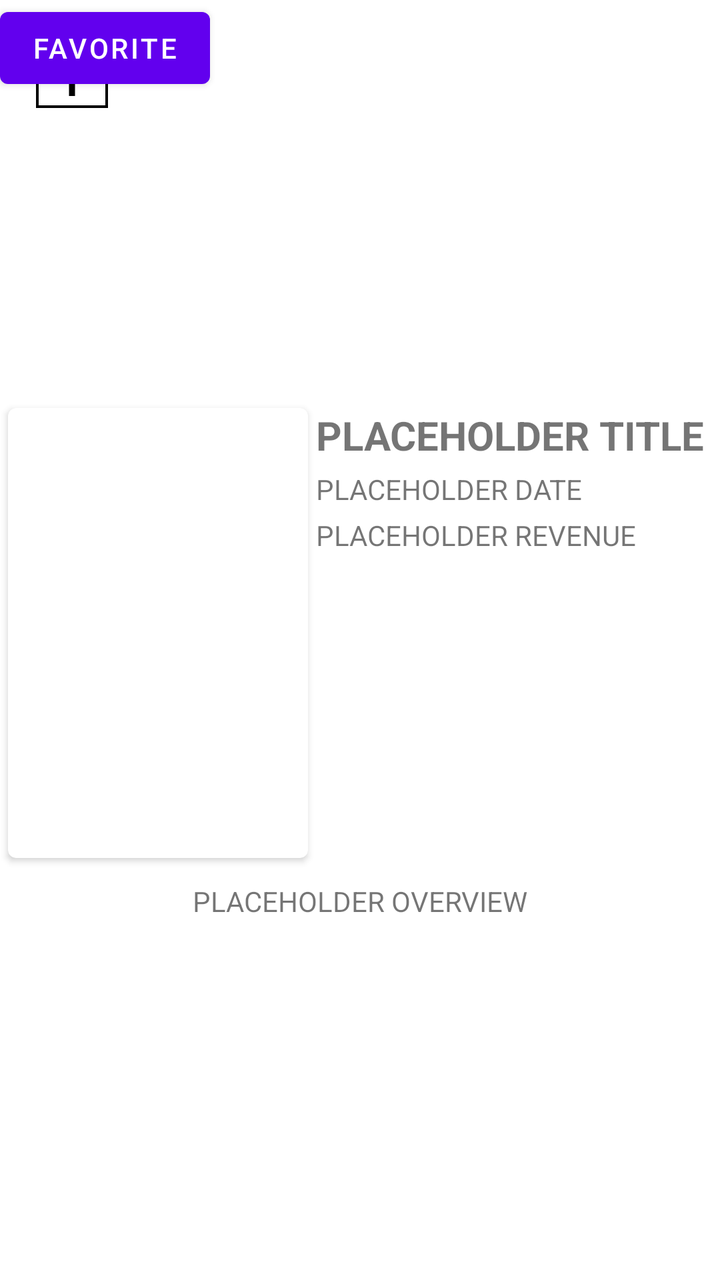
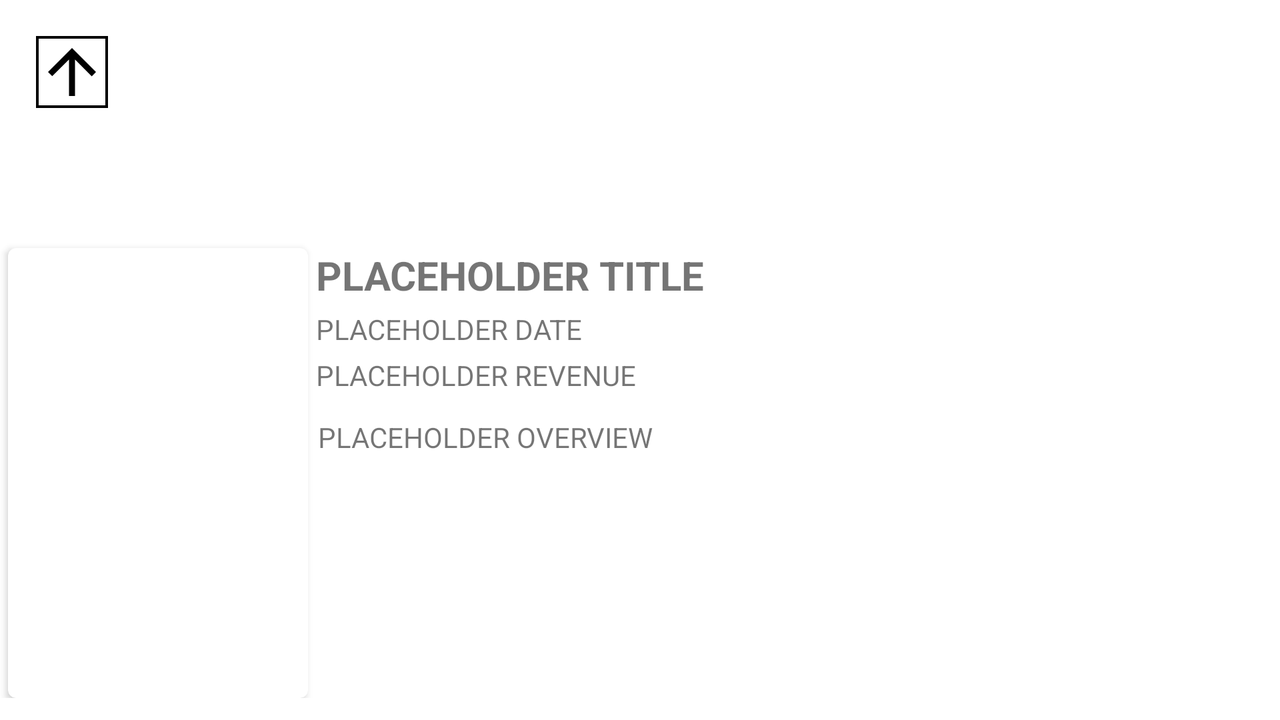

Compare how this app lays out the same screen by default and in its alternative resource folder. The renders come first, then the two layout files and the values they reference.
<!-- AndroidManifest.xml: application theme Theme.ExtendMovies -->
<!-- res/layout/fragment_detailed_movie.xml -->
<?xml version="1.0" encoding="utf-8"?>
<androidx.constraintlayout.widget.ConstraintLayout
    xmlns:android="http://schemas.android.com/apk/res/android"
    xmlns:app="http://schemas.android.com/apk/res-auto"
    android:id="@+id/detailed_movie_root_layout"
    android:layout_width="match_parent"
    android:layout_height="match_parent">

    <FrameLayout
        android:id="@+id/detailed_movie_upper_layout"
        android:layout_width="match_parent"
        android:layout_height="200dp"
        app:layout_constraintEnd_toEndOf="parent"
        app:layout_constraintStart_toStartOf="parent"
        app:layout_constraintTop_toTopOf="parent">
        <ImageButton
            android:id="@+id/detailed_movie_up_button"
            android:layout_width="wrap_content"
            android:layout_height="wrap_content"
            android:background="@drawable/up_button_background"
            android:layout_margin="18dp"
            android:src="@drawable/arrow_upward_black_36dp"/>

        <Button
            android:id="@+id/detailed_movie_favorite_button"
            android:layout_width="wrap_content"
            android:layout_height="wrap_content"
            android:text="Favorite" />
    </FrameLayout>

    <ScrollView
        android:layout_width="match_parent"
        android:layout_height="wrap_content"
        app:layout_constraintTop_toBottomOf="@id/detailed_movie_upper_layout"
        app:layout_constraintStart_toStartOf="parent"
        app:layout_constraintEnd_toEndOf="parent">
        <androidx.constraintlayout.widget.ConstraintLayout
            android:id="@+id/detailed_movie_lower_layout"
            android:layout_width="match_parent"
            android:layout_height="wrap_content"
            app:layout_constraintTop_toBottomOf="@+id/detailed_movie_upper_layout">


            <androidx.cardview.widget.CardView
                android:id="@+id/detailed_movie_poster_holder"
                android:layout_width="150dp"
                android:layout_height="225dp"
                android:layout_margin="4dp"
                app:cardCornerRadius="4dp"
                app:layout_constraintStart_toStartOf="parent"
                app:layout_constraintTop_toTopOf="parent">

                <ImageView
                    android:id="@+id/detailed_movie_poster"
                    android:layout_width="match_parent"
                    android:layout_height="wrap_content"
                    android:scaleType="centerCrop" />
            </androidx.cardview.widget.CardView>

            <TextView
                android:id="@+id/detailed_movie_title"
                android:layout_width="0dp"
                android:layout_height="wrap_content"
                android:layout_margin="4dp"
                android:text="PLACEHOLDER TITLE"
                android:textSize="20sp"
                android:textStyle="bold"
                app:layout_constraintStart_toEndOf="@+id/detailed_movie_poster_holder"
                app:layout_constraintEnd_toEndOf="parent"
                app:layout_constraintTop_toTopOf="parent" />

            <TextView
                android:id="@+id/detailed_movie_release_date"
                android:layout_width="0dp"
                android:layout_height="wrap_content"
                android:layout_margin="4dp"
                android:text="PLACEHOLDER DATE"
                app:layout_constraintStart_toEndOf="@+id/detailed_movie_poster_holder"
                app:layout_constraintEnd_toEndOf="parent"
                app:layout_constraintTop_toBottomOf="@+id/detailed_movie_title" />

            <TextView
                android:id="@+id/detailed_movie_revenue"
                android:layout_width="0dp"
                android:layout_height="wrap_content"
                android:layout_margin="4dp"
                android:text="PLACEHOLDER REVENUE"
                app:layout_constraintStart_toEndOf="@+id/detailed_movie_poster_holder"
                app:layout_constraintEnd_toEndOf="parent"
                app:layout_constraintTop_toBottomOf="@+id/detailed_movie_release_date" />



            <ScrollView
                android:id="@+id/detailed_movie_description_scrollview"
                android:layout_width="wrap_content"
                android:layout_height="wrap_content"
                app:layout_constraintEnd_toEndOf="parent"
                app:layout_constraintStart_toStartOf="parent"
                app:layout_constraintTop_toBottomOf="@+id/detailed_movie_poster_holder">
                <TextView
                    android:id="@+id/detailed_movie_overview"
                    android:layout_width="match_parent"
                    android:layout_height="wrap_content"
                    android:layout_margin="12dp"
                    android:text="PLACEHOLDER OVERVIEW"/>
            </ScrollView>

    </androidx.constraintlayout.widget.ConstraintLayout>
</ScrollView>
</androidx.constraintlayout.widget.ConstraintLayout>
<!-- resources referenced by this layout -->
<resources>
  <!-- drawable arrow_upward_black_36dp (drawable) -->
  <vector xmlns:android="http://schemas.android.com/apk/res/android"
      android:width="36dp"
      android:height="36dp"
      android:viewportWidth="24"
      android:viewportHeight="24">
    <path
        android:pathData="M4,12l1.41,1.41L11,7.83V20h2V7.83l5.58,5.59L20,12l-8,-8 -8,8z"
        android:fillColor="#000000"/>
  </vector>
  <!-- drawable up_button_background (drawable) -->
  <?xml version="1.0" encoding="utf-8"?>
  <shape xmlns:android="http://schemas.android.com/apk/res/android"
      android:shape="rectangle">
      <stroke android:color="@color/black" android:width="4px" />
      <solid android:color="@color/semi_transparent"/>
  </shape>
  <style name="Theme.ExtendMovies" parent="Theme.MaterialComponents.DayNight.DarkActionBar">
          
          <item name="colorPrimary">@color/purple_500</item>
          <item name="colorPrimaryVariant">@color/purple_700</item>
          <item name="colorOnPrimary">@color/white</item>
          
          <item name="colorSecondary">@color/teal_200</item>
          <item name="colorSecondaryVariant">@color/teal_700</item>
          <item name="colorOnSecondary">@color/black</item>
          
          <item name="android:statusBarColor" tools:targetApi="l">?attr/colorPrimaryVariant</item>
          
      </style>
  <color name="black">#FF000000</color>
  <color name="semi_transparent">#44FFFFFF</color>
  <color name="purple_500">#FF6200EE</color>
  <color name="purple_700">#FF3700B3</color>
  <color name="white">#FFFFFFFF</color>
  <color name="teal_200">#FF03DAC5</color>
  <color name="teal_700">#FF018786</color>
</resources>
<!-- res/layout-land/fragment_detailed_movie.xml (the repository's variant of the layout above) -->
<!-- drawn on the phone turned sideways -->
<?xml version="1.0" encoding="utf-8"?>
<androidx.constraintlayout.widget.ConstraintLayout
    xmlns:android="http://schemas.android.com/apk/res/android"
    xmlns:app="http://schemas.android.com/apk/res-auto"
    android:layout_width="match_parent"
    android:layout_height="match_parent">

    <FrameLayout
        android:id="@+id/detailed_movie_upper_layout"
        android:layout_width="match_parent"
        android:layout_height="120dp"
        app:layout_constraintEnd_toEndOf="parent"
        app:layout_constraintStart_toStartOf="parent"
        app:layout_constraintTop_toTopOf="parent">
        <ImageButton
            android:id="@+id/detailed_movie_up_button"
            android:layout_width="wrap_content"
            android:layout_height="wrap_content"
            android:background="@drawable/up_button_background"
            android:layout_margin="18dp"
            android:src="@drawable/arrow_upward_black_36dp"/>
    </FrameLayout>

    <androidx.constraintlayout.widget.ConstraintLayout
        android:id="@+id/detailed_movie_lower_layout"
        android:layout_width="match_parent"
        android:layout_height="wrap_content"
        app:layout_constraintTop_toBottomOf="@+id/detailed_movie_upper_layout">


        <androidx.cardview.widget.CardView
            android:id="@+id/detailed_movie_poster_holder"
            android:layout_width="150dp"
            android:layout_height="225dp"
            android:layout_margin="4dp"
            app:cardCornerRadius="4dp"
            app:layout_constraintStart_toStartOf="parent"
            app:layout_constraintTop_toTopOf="parent">

            <ImageView
                android:id="@+id/detailed_movie_poster"
                android:layout_width="match_parent"
                android:layout_height="wrap_content"
                android:scaleType="centerCrop" />
        </androidx.cardview.widget.CardView>

        <TextView
            android:id="@+id/detailed_movie_title"
            android:layout_width="0dp"
            android:layout_height="wrap_content"
            android:layout_margin="4dp"
            android:text="PLACEHOLDER TITLE"
            android:textSize="20sp"
            android:textStyle="bold"
            app:layout_constraintStart_toEndOf="@+id/detailed_movie_poster_holder"
            app:layout_constraintEnd_toEndOf="parent"
            app:layout_constraintTop_toTopOf="parent" />

        <TextView
            android:id="@+id/detailed_movie_release_date"
            android:layout_width="0dp"
            android:layout_height="wrap_content"
            android:layout_margin="4dp"
            android:text="PLACEHOLDER DATE"
            app:layout_constraintStart_toEndOf="@+id/detailed_movie_poster_holder"
            app:layout_constraintEnd_toEndOf="parent"
            app:layout_constraintTop_toBottomOf="@+id/detailed_movie_title" />

        <TextView
            android:id="@+id/detailed_movie_revenue"
            android:layout_width="0dp"
            android:layout_height="wrap_content"
            android:layout_margin="4dp"
            android:text="PLACEHOLDER REVENUE"
            app:layout_constraintStart_toEndOf="@+id/detailed_movie_poster_holder"
            app:layout_constraintEnd_toEndOf="parent"
            app:layout_constraintTop_toBottomOf="@+id/detailed_movie_release_date" />

        <ScrollView
            android:id="@+id/detailed_movie_description_scrollview"
            android:layout_width="500dp"
            android:layout_height="wrap_content"
            app:layout_constraintEnd_toEndOf="parent"
            app:layout_constraintHorizontal_bias="0.501"
            app:layout_constraintStart_toEndOf="@+id/detailed_movie_poster_holder"
            app:layout_constraintTop_toBottomOf="@+id/detailed_movie_revenue">

            <TextView
                android:id="@+id/detailed_movie_overview"
                android:layout_width="match_parent"
                android:layout_height="wrap_content"
                android:layout_margin="12dp"
                android:text="PLACEHOLDER OVERVIEW" />
        </ScrollView>

    </androidx.constraintlayout.widget.ConstraintLayout>

</androidx.constraintlayout.widget.ConstraintLayout>
